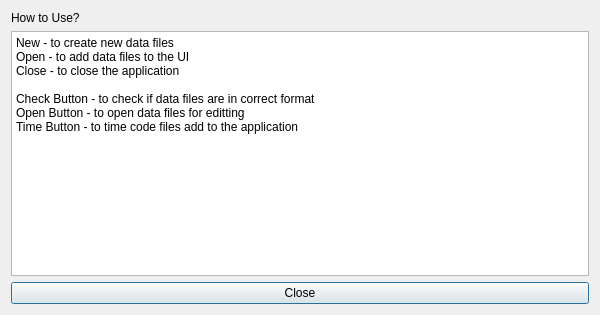
<?xml version="1.0" encoding="UTF-8"?>
<ui version="4.0">
 <class>Dialog2</class>
 <widget class="QDialog" name="Dialog2">
  <property name="geometry">
   <rect>
    <x>0</x>
    <y>0</y>
    <width>600</width>
    <height>315</height>
   </rect>
  </property>
  <property name="windowTitle">
   <string>Dialog</string>
  </property>
  <layout class="QVBoxLayout" name="verticalLayout">
   <item alignment="Qt::AlignmentFlag::Qt::AlignmentFlag::AlignVCenter">
    <widget class="QLabel" name="label">
     <property name="text">
      <string>&lt;html&gt;&lt;head/&gt;&lt;body&gt;&lt;p&gt;How to Use?&lt;/p&gt;&lt;/body&gt;&lt;/html&gt;</string>
     </property>
    </widget>
   </item>
   <item>
    <widget class="QPlainTextEdit" name="plainTextEdit">
     <property name="readOnly">
      <bool>true</bool>
     </property>
     <property name="plainText">
      <string>New - to create new data files
Open - to add data files to the UI
Close - to close the application

Check Button - to check if data files are in correct format
Open Button - to open data files for editting
Time Button - to time code files add to the application</string>
     </property>
    </widget>
   </item>
   <item alignment="Qt::AlignmentFlag::Qt::AlignmentFlag::AlignVCenter">
    <widget class="QPushButton" name="pushButton">
     <property name="text">
      <string>Close</string>
     </property>
    </widget>
   </item>
  </layout>
 </widget>
 <resources/>
 <connections/>
</ui>
